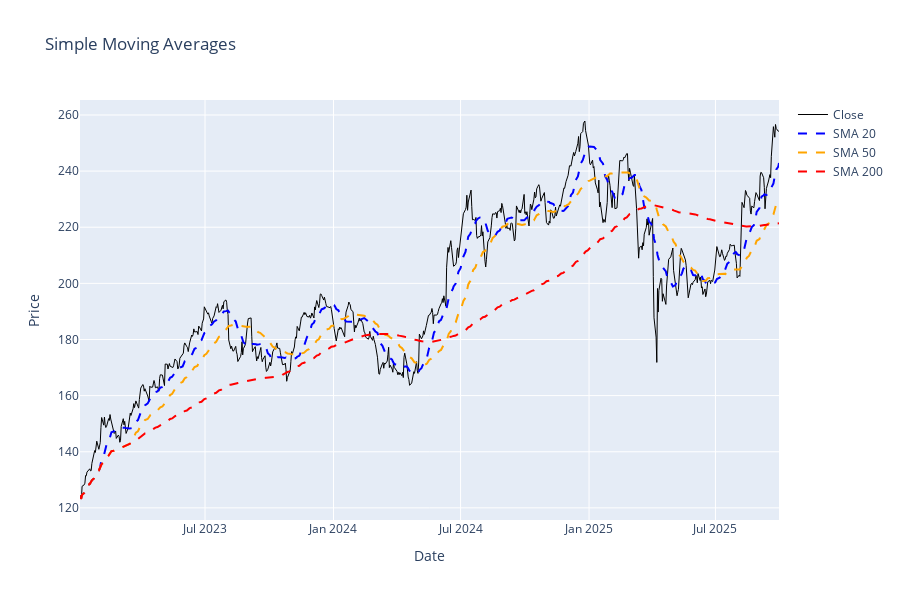

The cell this chart's notebook holds for it:
### Markdown cell above
## 1. SMA - Simple Moving Average

Simple average of past N periods. Smooths noise, identifies trend direction. Price above SMA = uptrend, below = downtrend.

### Code cell
df["sma_20"] = calculate_sma(df, period=20)
df["sma_50"] = calculate_sma(df, period=50)
df["sma_200"] = calculate_sma(df, period=200)

fig = go.Figure()

fig.add_trace(go.Scatter(x=df["date"], y=df["close"], name="Close", line={"color": "black", "width": 1}))
fig.add_trace(go.Scatter(x=df["date"], y=df["sma_20"], name="SMA 20", line={"color": "blue", "dash": "dash"}))
fig.add_trace(go.Scatter(x=df["date"], y=df["sma_50"], name="SMA 50", line={"color": "orange", "dash": "dash"}))
fig.add_trace(go.Scatter(x=df["date"], y=df["sma_200"], name="SMA 200", line={"color": "red", "dash": "dash"}))

fig.update_layout(height=600, title_text="Simple Moving Averages", xaxis_title="Date", yaxis_title="Price")
fig.show()

print("SMA = Simple average of past N periods")
print("20-day: short-term trend")
print("50-day: intermediate trend")
print("200-day: long-term trend")

### Figure 1 — Plotly figure (JSON) as saved in the notebook; plotly's stock layout.template omitted (floating-point values rounded to 4 significant figures; data arrays with more than 128 entries replaced by an {"elided": "..."} marker saying what was removed)
{"data": [{"line": {"color": "black", "width": 1}, "name": "Close", "type": "scatter", "x": {"elided": "688 str values"}, "y": {"elided": "688 float values"}}, {"line": {"color": "blue", "dash": "dash"}, "name": "SMA 20", "type": "scatter", "x": {"elided": "688 str values"}, "y": {"elided": "688 float values"}}, {"line": {"color": "orange", "dash": "dash"}, "name": "SMA 50", "type": "scatter", "x": {"elided": "688 str values"}, "y": {"elided": "688 float values"}}, {"line": {"color": "red", "dash": "dash"}, "name": "SMA 200", "type": "scatter", "x": {"elided": "688 str values"}, "y": {"elided": "688 float values"}}], "layout": {"height": 600, "title": {"text": "Simple Moving Averages"}, "xaxis": {"title": {"text": "Date"}}, "yaxis": {"title": {"text": "Price"}}}}
